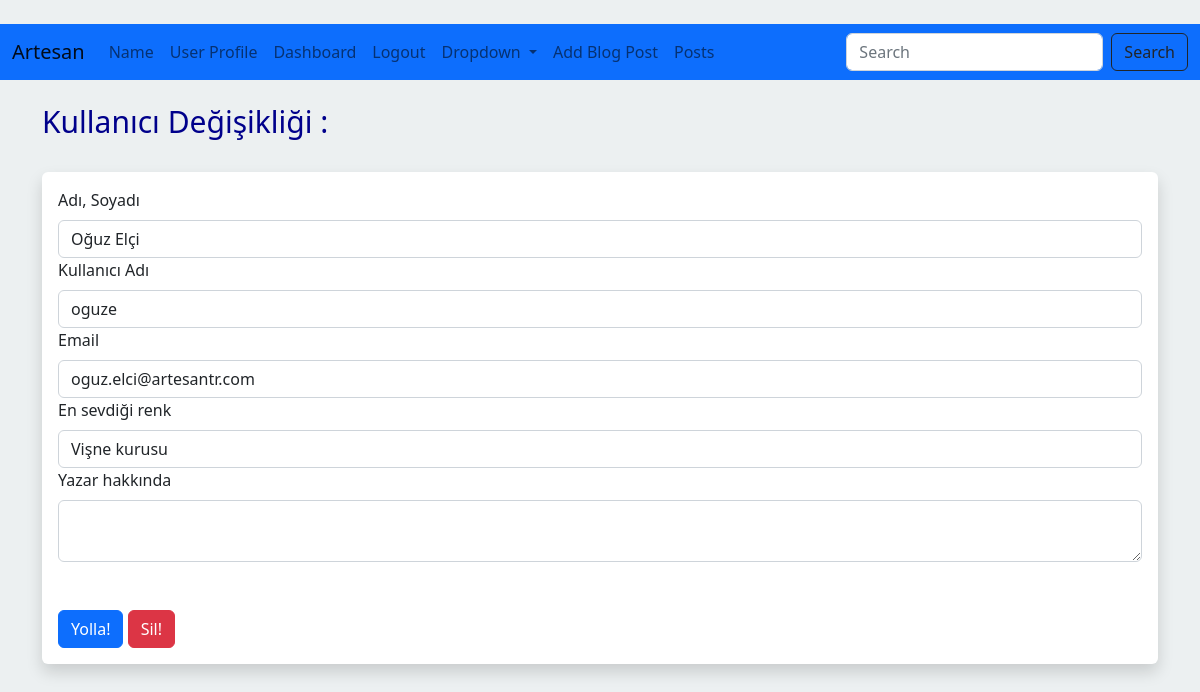
The page /update/1 (signed in) on the database its author committed.
### app.py (models this page shows, shortened)
class Personel(db.Model, UserMixin):
    __tablename__='personel'
    id = db.Column(db.Integer, primary_key=True)
    username=db.Column(db.String(20), nullable=False, unique=True)
    name = db.Column(db.String(200), nullable=False)
    email = db.Column(db.String(120), nullable=False, unique=True)
    favourite_color=db.Column(db.String(120))
    about_author = db.Column(db.Text(), nullable=True) #Postgres'e geçmek için Text character sayısını (500) kaldırdım!
    date_added = db.Column(db.DateTime, default=datetime.utcnow() + timedelta(hours=3))
    profile_pic=db.Column(db.String(), nullable=True)
    password_hash=db.Column(db.String(128))
    posts=db.relationship('Posts', backref='poster')
    @property
    def password(self):
        raise AttributeError('Şifre okunabilir değil!')

### app.py (the view)
@app.route('/update/<int:id>', methods=['GET','POST'])
@login_required
def update(id):
    form=PersonelForm()
    name_to_update=Personel.query.get_or_404(id)
    if request.method =='POST':
        name_to_update.name=request.form['name']
        name_to_update.email = request.form['email']
        name_to_update.favourite_color = request.form['favourite_color']
        name_to_update.username = request.form['username']
        name_to_update.about_author=request.form['about_author']
        try:
            db.session.commit()
            flash("Kullanıcı verileri değiştirildi!")
            return render_template("update.html", form=form, name_to_update=name_to_update,id=id)
        except:
            flash("Oops bir problem var, değişiklik gerçekleşmedi, tekrar deneyin!")
            return render_template("update.html", form=form, name_to_update=name_to_update,id=id)
    else :
        return render_template("update.html", form=form, name_to_update=name_to_update,id=id)

### webforms.py
class PersonelForm(FlaskForm):
    name = StringField("Adı, Soyadı", validators=[DataRequired()])
    username = StringField("Kullanıcı Adı", validators=[DataRequired()])
    email = StringField("Email", validators=[DataRequired()])
    favourite_color=StringField("En sevdiği renk")
    about_author = TextAreaField("Yazar hakkında")
    password_hash = PasswordField("Şifre", validators=[DataRequired(), EqualTo("password_hash2", message='Şifreler aynı olmalı!')])
    password_hash2 = PasswordField("Şifreyi tekrarla", validators=[DataRequired()])
    profile_pic=FileField("Profil Resmi")
    submit = SubmitField("Yolla!")

class SearchForm(FlaskForm):
    searched=StringField('Aranan', validators=[DataRequired()])
    submit=SubmitField('Yolla')

### app.py (called while the page is built)
@login_manager.user_loader
def load_user(user_id):
    return Personel.query.get(int(user_id))

@app.context_processor
def base():
    form=SearchForm()
    return dict(form=form)

### templates/update.html (shortened to what this page needs)
{% extends "base.html" %}
{% block content %}
{% if id==current_user.id %}
        <h1>Kullanıcı Değişikliği : </h1>
        <br/>
    <div class="shadow p-3 mb-5 bg-body rounded">
        <form action="/update/{{name_to_update.id}}" method="POST">
            {{ form.name.label(class="form-label") }}
            {{ form.name(class="form-control", value=name_to_update.name) }}
            {{ form.username.label(class="form-label") }}
            {{ form.username(class="form-control", value=name_to_update.username) }}
            {{ form.email.label(class="form-label") }}
            {{ form.email(class="form-control", value=name_to_update.email) }}
            {{ form.favourite_color.label(class="form-label") }}
            {{ form.favourite_color(class="form-control", value=name_to_update.favourite_color) }}
            {{ form.about_author.label(class="form-label") }}
            {{ form.about_author(class="form-control", value=name_to_update.about_author)}}
            <br/>
            <br/>
            {{ form.submit(class="btn btn-primary") }}
            <a href="{{url_for('delete', id=id)}}"class="btn btn-danger">Sil!</a>
    </form>
    </div>
<br/><br/><br/>
{% else %}
    <div class="alert alert-warning alert-dismissible fade show" role="alert">
    Özür dileriz! Bu kullanıcı verilerini değiştiremezsiniz!..
    <button type="button" class="btn-close" data-bs-dismiss="alert" aria-label="Close"></button>
    </div>
    <h3>Erişim engellendi!</h3>
{% endif %}
{% endblock %}

### static/css/style.css (style rules this page uses)
h1 { color:darkblue; font-size:30px }
body { background: #ECF0F1 }

### rows shown on the page
Personel: name "Oğuz Elçi", username "oguze", email "oguz.elci@artesantr.com", favourite_color "Vişne kurusu"
